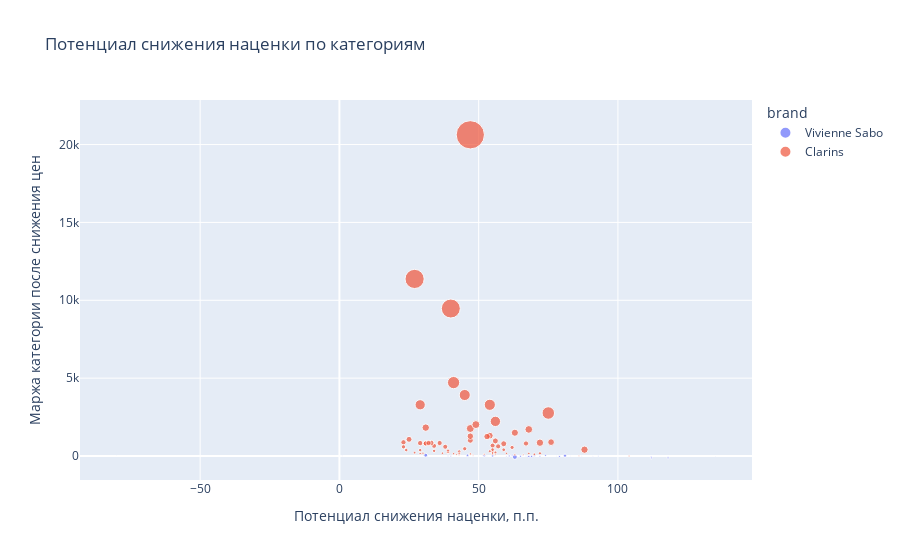

Notebook source saved alongside this figure:
### Code cell
fig = px.scatter(
    df_plot_cat,
    x = 'markup_gap_p',
    y = 'max_weighted_margin_cat',
    size = 'weighted_ga_purchase_price',
    color = 'brand',
    hover_name = 'cat_total',
    hover_data = {
        'current_markup': ':.2f',
        'max_new_markup_cat': ':.2f',
        'price_index': ':.2f',
        'price_index_new': ':.2f',
        'max_margin_cat_p': ':.1%'
    },
    labels = {
        'markup_gap_p': 'Потенциал снижения наценки, п.п.',
        'max_weighted_margin_cat': 'Маржа категории после снижения цен'
    },
    title = 'Потенциал снижения наценки по категориям'
    , height = 700
)

fig.show()

### Figure 1 — Plotly figure (JSON) as saved in the notebook; plotly's stock layout.template omitted (floating-point values rounded to 4 significant figures; data arrays with more than 128 entries replaced by an {"elided": "..."} marker saying what was removed)
{"data": [{"customdata": {"elided": "41x5 float values"}, "hovertemplate": "<b>%{hovertext}</b><br><br>brand=Vivienne Sabo<br>Потенциал снижения наценки, п.п.=%{x}<br>Маржа категории после снижения цен=%{y}<br>weighted_ga_purchase_price=%{marker.size}<br>current_markup=%{customdata[0]:.2f}<br>max_new_markup_cat=%{customdata[1]:.2f}<br>price_index=%{customdata[2]:.2f}<br>price_index_new=%{customdata[3]:.2f}<br>max_margin_cat_p=%{customdata[4]:.1%}<extra></extra>", "hovertext": ["Палетки_глаза", "Уход для бровей", "Жидкие тональные основы", "Тени в карандаше-стике", "Помада матовая", "Хайлайтер/люминайзер", "Кремовые румяна", "Маски для губ", "Скраб для губ", "Кремовые/жидкие тени", "Гелевые подводки", "Маркеры для бровей", "Бальзам для губ_макияж", "Плампер для губ", "Корректор/консилер", "Жидкая подводка", "Компактные средства", "Точилки", "Палетки_лицо", "Тушь для ресниц", "Гель для бровей", "Тени для век", "Набор для макияжа лица", "Набор для макияжа_прочее", "Маркеры", "Помада увлажняющая", "Компактная пудра", "Карандаш для глаз", "Масло для губ_макияж", "Прессованные тени", "Карандаш для губ", "Блеск для губ", "Помада для губ", "Тушь", "Тушь для бровей", "Контуринг", "Карандаш для бровей", "Матирующие салфетки", "Карандаш для бровей автоматический", "Жидкая помада для губ", "Салфетки для снятия макияжа"], "legendgroup": "Vivienne Sabo", "marker": {"color": "#636efa", "size": [227.1, 22.35, 222.9, 149.9, 66.07, 36.57, 76.62, 34.82, 30.97, 35.69, 42.43, 193.4, 28.89, 157.3, 255.1, 67.33, 283.7, 12.01, 308.3, 46.17, 52.36, 237.3, 1176.0, 77.75, 153.9, 235.1, 114.6, 555.3, 325.3, 128.5, 184.4, 745.2, 396.1, 342.6, 39.49, 43.2, 211.0, 11.67, 187.7, 19.06, 8.436], "sizemode": "area", "sizeref": 101.1, "symbol": "circle"}, "mode": "markers", "name": "Vivienne Sabo", "orientation": "v", "showlegend": true, "type": "scatter", "x": [112.0, 135, 118.0, 112.0, 112.0, 91.0, 60, 79, 78, 87, 79, 79, 72, 72, 69, 93, 68, 83, 63.0, 48, 39, 65.0, 63, 62, 40, 61, 31, 81, 55.0, 61.0, 70, 31, 52, 46, 67, 40, 74, 53, 62.0, 1.0, -80], "xaxis": "x", "y": [-127.1, -12.52, -120.4, -79.46, -35.02, -10.6, -17.62, -6.963, -5.884, -5.71, -5.94, -27.08, -3.755, -20.45, -22.96, -6.06, -25.53, -0.9606, -21.58, -3.232, -3.142, -14.24, -58.81, -3.11, -4.618, -4.703, 0, 22.21, 13.01, 7.71, 12.91, 52.17, 27.73, 41.11, 5.134, 6.048, 44.31, 3.033, 61.93, 10.48, 11.73], "yaxis": "y"}, {"customdata": {"elided": "75x5 float values"}, "hovertemplate": "<b>%{hovertext}</b><br><br>brand=Clarins<br>Потенциал снижения наценки, п.п.=%{x}<br>Маржа категории после снижения цен=%{y}<br>weighted_ga_purchase_price=%{marker.size}<br>current_markup=%{customdata[0]:.2f}<br>max_new_markup_cat=%{customdata[1]:.2f}<br>price_index=%{customdata[2]:.2f}<br>price_index_new=%{customdata[3]:.2f}<br>max_margin_cat_p=%{customdata[4]:.1%}<extra></extra>", "hovertext": ["Тушь для ресниц", "Масло для губ_макияж", "Гель для бритья", "Гель после бритья", "Помада матовая", "Эссенция", "Гидрофильные средства", "Эмульсии", "Прочее очищение/демакияж", "Подарочные наборы_уход", "Бальзам для губ_макияж", "Бустеры", "Бальзам для лица", "После загара", "Очищающие маски", "Гель для душа", "Ролик", "Крем для лица", "Футляры/кейсы/палитры", "Тинт/пигмент", "Авто загар", "Жидкие тональные основы", "ВВ/СС средства", "Молочко для тела", "Крем для тела", "Бальзамы для губ", "Корректор/консилер", "Гель для бровей", "Гель для лица", "Карандаш для бровей", "Лосьон после бритья", "Увлажнение и питание", "Тушь", "Масла", "Масло для лица", "Антицеллюлитная серия/коррекция фигуры", "Косметическая вода", "Прочее_тело", "Флюид", "Скраб-пилинг для тела", "Крем для ног", "Праймер/база_лицо", "Маркеры", "Гель для умывания", "Защита от 41 до 50 SPF", "Тоники-лосьоны-тонеры", "Бронзер", "Ночные маски", "Пена для ванн", "Блеск для губ", "Карандаш для глаз", "Компактная пудра", "Адвент-календарь", "Сыворотки", "Шампунь-гель", "Мицеллярные средства", "Рассыпчатая пудра", "Фиксаторы макияжа", "Жидкая подводка", "Прессованные тени", "Крем для рук", "Помада для губ", "Средства для век", "Специальный уход", "Прессованные румяна", "Пилинг/скраб для лица", "Защита от 21 до 30 SPF", "Масло для бритья", "База под тушь", "Палетки_глаза", "Кисти", "Карандаш для губ", "Спрей_дезодорант", "Пенка для умывания", "Молочко"], "legendgroup": "Clarins", "marker": {"color": "#EF553B", "size": [176.5, 2713.0, 97.14, 271.3, 2754.0, 342.5, 509.8, 7891.0, 2285.0, 5426.0, 1793.0, 481.4, 1267.0, 1322.0, 282.0, 581.8, 333.1, 40440.0, 152.8, 434.2, 1285.0, 18210.0, 898.4, 1251.0, 6324.0, 121.8, 1797.0, 147.2, 3215.0, 270.0, 190.2, 1808.0, 2293.0, 1410.0, 2996.0, 1454.0, 706.3, 1471.0, 570.5, 563.2, 170.7, 2577.0, 276.5, 240.1, 305.9, 1784.0, 2126.0, 295.5, 337.0, 1348.0, 1320.0, 2048.0, 1367.0, 18640.0, 174.9, 355.8, 1368.0, 626.9, 297.2, 5306.0, 1419.0, 7604.0, 6218.0, 873.7, 3204.0, 601.3, 937.7, 650.2, 264.0, 377.5, 2806.0, 107.7, 522.0, 460.2, 173.3], "sizemode": "area", "sizeref": 101.1, "symbol": "circle"}, "mode": "markers", "name": "Clarins", "orientation": "v", "showlegend": true, "type": "scatter", "x": [104, 88, 86, 63, 72, 70, 72, 75.0, 76.0, 56.0, 59.0, 56.0, 38, 57.0, 55.0, 43.0, 68, 47, 66.0, 39, 55.0, 40, 45.0, 34, 54, 48, 56.0, 56.0, 47, 41.0, 47, 47, 54.0, 67, 68, 29.0, 59, 33.0, 34.0, 55.0, 43.0, 63, 29.0, 47.0, 37, 25, 47.0, 43.0, 55.0, 31.0, 31.0, 53.0, 36, 27, 42.0, 27, 32.0, 24, 30.0, 29.0, 23, 41, 45.0, 62, 49.0, 29.0, 23, 55.0, 60, 39, 31.0, 52.0, 39, 54.0, 52], "xaxis": "x", "y": [-1.765, 407.0, 16.51, 73.25, 853.7, 109.6, 173.3, 2762.0, 891.3, 2225.0, 788.7, 226.2, 595.5, 621.4, 135.4, 290.9, 166.5, 20630.0, 77.93, 225.8, 668.4, 9470.0, 467.2, 650.5, 3288.0, 64.54, 970.1, 80.96, 1768.0, 148.5, 106.5, 1012.0, 1307.0, 803.9, 1708.0, 828.7, 402.6, 838.7, 330.9, 326.7, 99.01, 1495.0, 163.1, 141.7, 180.5, 1070.0, 1275.0, 177.3, 202.2, 822.3, 805.1, 1249.0, 833.9, 11370.0, 106.7, 217.0, 834.4, 382.4, 184.3, 3290.0, 880.0, 4714.0, 3917.0, 550.4, 2018.0, 378.8, 590.8, 416.1, 168.9, 241.6, 1824.0, 72.14, 349.7, 308.3, 119.6], "yaxis": "y"}], "layout": {"autosize": true, "legend": {"itemsizing": "constant", "title": {"text": "brand"}, "tracegroupgap": 0}, "title": {"text": "Потенциал снижения наценки по категориям"}, "xaxis": {"anchor": "y", "autorange": true, "domain": [0, 1], "range": [-92.7, 147.7], "title": {"text": "Потенциал снижения наценки, п.п."}, "type": "linear"}, "yaxis": {"anchor": "x", "autorange": true, "domain": [0, 1], "range": [-1467.0, 22560.0], "title": {"text": "Маржа категории после снижения цен"}, "type": "linear"}}}
